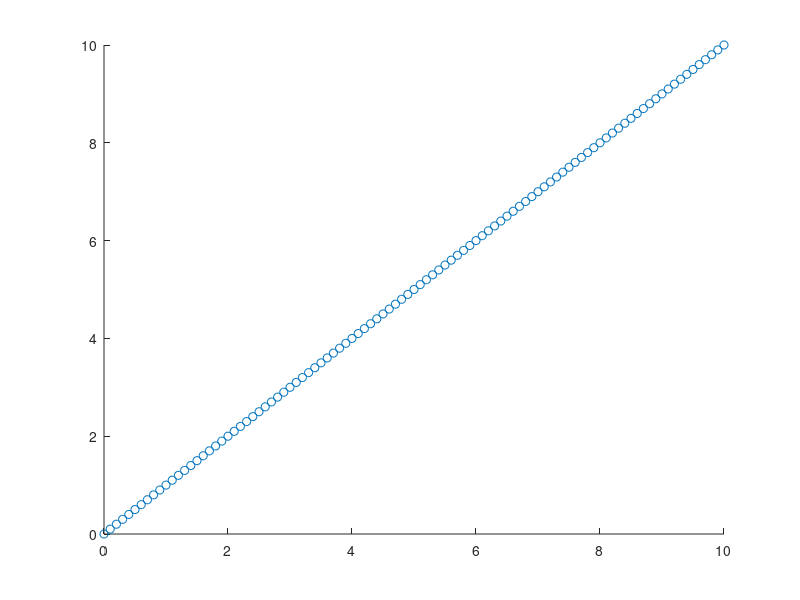

This figure's MATLAB source: (Note: this script raises an error after producing the figure.)
% variable
a = 2;
% vector
b = [1, 2, 3];
% vector times variable
b * a;
% vector times vector
c = [1, 2, 3];
b .* c;
% matrix
m = [1, 0; 0, 1];

% sequence of numbers
x = 0: 0.1: 10;
y = 0: 0.1: 10;
% scatter plot
scatter(x, y)

% symbolic function
syms f(x);
f(x) = x^2 + x - 6;
f(x) = 3*sin(x);
% evaluate function
f(x) = cos(x);
fprintf("f(pi/3) is %d\n", f(pi/3));
% plot the function
fplot(f, [-5, 5])